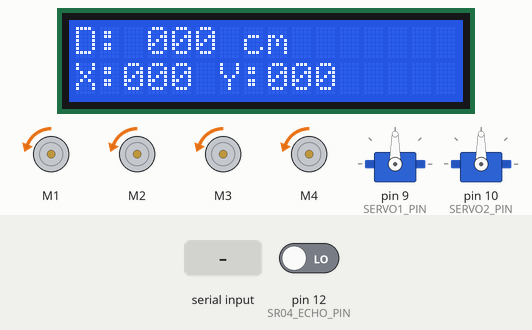
Bench run of a program on a simulated Arduino Uno, built with avr-gcc and run on an emulated ATmega328P. Shown: 4 × DC motor (green arrow = forward, orange = backward, longer = faster), 2 × servo, 16×2 character LCD. The inputs (shaded band) are chosen by the test bench; at power-on: pin 12 (SR04_ECHO_PIN) LOW. What the program prints to the serial monitor is not drawn.

Above: at 3.2 s.
At 6.8 s:
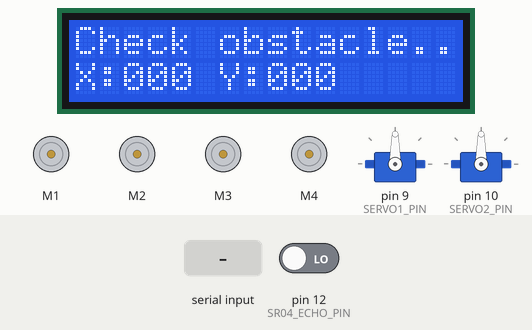
6.9 s: "avoid switch\n" received over Serial
At 8.0 s:
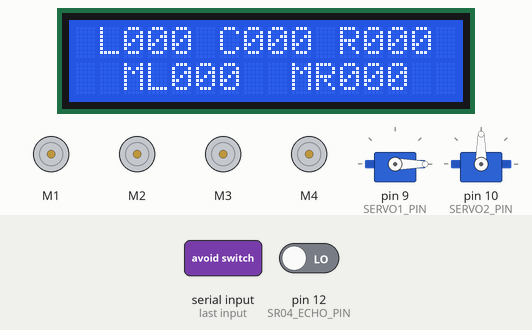
13.8 s: "mode switch\n" received over Serial
15.9 s: "avoid on\n" received over Serial
At 22.7 s:
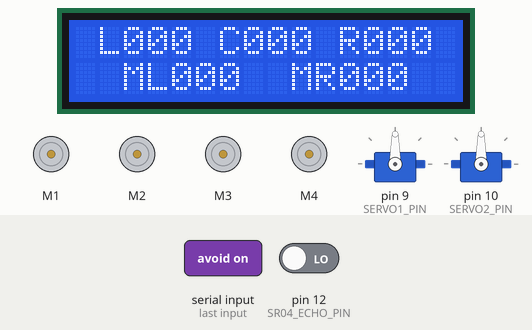
Timing chart, 0 to 70.4 s (numbered marks = the images above; inputs shaded):
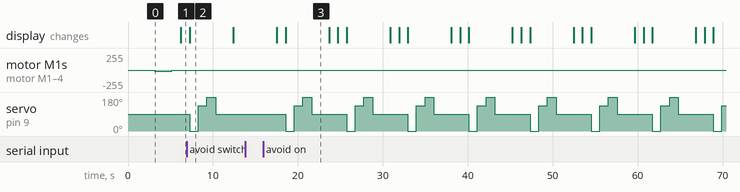

Measured:
- after the input at 13.8 s, every drawn part: stays the same
- after the input at 15.9 s, servo on pin 9 (SERVO1_PIN): 90° → 0° after 2.6 s, then repeats every 7.2 s: 135° 1.0 s, 180° 1.0 s, 90° 4.1 s, 0° 1.0 s; the display: first changes after 1.6 s (image 3 shows a later state)
- what the display in image 2 shows lasts 5.1 s, from 7.3 s to 12.4 s

The program:

main.cpp
```cpp
#include <Wire.h>
#include <LiquidCrystal_I2C.h>
#include <Adafruit_MotorShield.h>
#include <Adafruit_MS_PWMServoDriver.h>
#include <Servo.h>
#include <SPI.h>

Adafruit_MotorShield AFMS = Adafruit_MotorShield();
Adafruit_DCMotor *FW1 = AFMS.getMotor(1); // Front wheel 1
Adafruit_DCMotor *FW2 = AFMS.getMotor(2); // Front wheel 2
Adafruit_DCMotor *BW1 = AFMS.getMotor(3); // Back wheel 1
Adafruit_DCMotor *BW2 = AFMS.getMotor(4); // Back wheel 2

// We have 2 servo at Pin 9 and 10
#define SERVO1_PIN 9
#define SERVO2_PIN 10

// LCD is hereeeee~
LiquidCrystal_I2C lcd(0x27, 16, 2);


// Define Buzzers
#define BUZZER_PIN 4

Servo servo1;
Servo servo2;

// Obstacle threshold (cm)
#define OBSTACLE_THRESHOLD 10
// Ultrasonic sensor
#define SR04_TRIG_PIN 11
#define SR04_ECHO_PIN 12


//QOL Functions
String intToString(int number);


void serialBTControl();
void avoidWall();
void Navigate(String direction);
long getDistance();
void TestNavigate();
void setupLCD();
void setLCDStatus(int mode = 0);
void setLCD(int line, String text);
void servoSet(int degree, int number);
void buzzerControl(int frequency, int delayTime);
void playNote(String note, int delayTime);
void playSound(int melody[], int noteDurations[], int size);
void trackingSpeedToXY(int speed, int degree);
void ServoControl(unsigned long currentmillis, int degree, int number, int Interpolation, int delayTime);
void setServoMicroseconds(int angle, int min, int max, int number);

unsigned long previousMillis = 0;
unsigned long currentMillis = 0;


bool conf_manualMode = false;
bool conf_avoidMode = true;
long duration, distance;
int POS_X = 0, POS_Y = 0;
int center, left, right, midLeft, midRight;

void setupLCD(){
  lcd.init();
  lcd.backlight();
  lcd.setCursor(0, 0);
  lcd.print("RMUTT CPE");
  lcd.setCursor(0, 1);
  lcd.print("ROBOT");
  Serial.println("[OK] Setup LCD");
}

void setLCDStatus(int mode = 0) {
  switch (mode){
    case 0:
      lcd.clear();
      setLCD(0, "D: " + intToString(distance) + " cm");
      setLCD(1, "X:" + intToString(POS_X) + " Y:" + intToString(POS_Y));
      break;
    case 1:
      lcd.clear();
      setLCD(0, " L" + intToString(left) + " C" + intToString(center) + " R" + intToString(right));
      setLCD(1, "  ML" + intToString(midLeft) + "  MR" + intToString(midRight));
      break;
    default:
      break;
  }
}

//Convert int to String with 3 digits
String intToString(int number){
  String result = "";
  if(number < 10){
    result = "00" + String(number);
  }
  else if(number < 100){
    result = "0" + String(number);
  }
  else{
    result = String(number);
  }
  return result;
}

void setLCD(int line, String text) {
  lcd.setCursor(0, line);
  lcd.print(text);
}


void setup() {
  AFMS.begin();
  FW1->setSpeed(20);
  FW2->setSpeed(20);
  BW1->setSpeed(20);
  BW2->setSpeed(20);
  servo1.attach(SERVO1_PIN);
  servo2.attach(SERVO2_PIN);
  setupLCD();

  Serial.begin(115200);
  setLCDStatus();
  Serial.println("[OK] Setup completed");
}

void loop() {
  currentMillis = millis();
  //Check forward distance
  distance = getDistance();
  //Update LCD
  setLCDStatus();

  //SerialBT Control
  serialBTControl();

  //Avoid wall
  if (conf_avoidMode == true) {
    avoidWall();
  }


  //   // TestNavigate();
  // if (currentMillis - previousMillis >= 100) {
  //   previousMillis = currentMillis;
  //     if (conf_manualMode == false) {
  //     Navigate("forward");
  //   }

  //   if (conf_avoidMode == true) {
  //     avoidWall();
  //   }

  // }

}

void serialBTControl() {
  if (Serial.available() > 0) {
    String data = Serial.readStringUntil('\n');  // Read input until newline character
    data.trim();  // Remove leading/trailing whitespaces

    Serial.print("[OK] Received: ");


    if (data.equals("mode switch")) {
      if (conf_manualMode == false) {
        conf_manualMode = true;
        Serial.println("[OK] Manual mode");
      } else {
        conf_manualMode = false;
        Serial.println("[OK] Turn off manual mode");
      }

    } else if (data.equals("avoid switch")) {
        if (conf_avoidMode == false) {
          conf_avoidMode = true;
          Serial.println("[OK] Avoid mode");
        } else {
          conf_avoidMode = false;
          Serial.println("[OK] Turn off avoid mode");
        }

    } else if (data.equals("avoid on")) {
        if (conf_avoidMode == false) {
          conf_avoidMode = true;
          Serial.println("[OK] Avoid mode");
        } else {
          Serial.println("[OK] Avoid mode already on");
        }

    } else if (data.equals("avoid off")) {
      if (conf_avoidMode == true) {
        conf_avoidMode = false;
        Serial.println("[OK] Avoid mode off");
      } else {
        Serial.println("[OK] Avoid mode already off");
      }

    } else if (data.equals("mode man")) {
        if (conf_manualMode == false) {
          conf_manualMode = true;
          Serial.println("[OK] Manual mode");
        } else {
          Serial.println("[OK] Manual mode already on");
        }

    } else if (data.equals("avoid on")){
        if (conf_avoidMode == false) {
          conf_avoidMode = true;
          Serial.println("[OK] Avoid mode");
        } else {
          Serial.println("[OK] Avoid mode already on");
        }

    } else if (data.equals("avoid off")){
        if (conf_avoidMode == true) {
          conf_avoidMode = false;
          Serial.println("[OK] Avoid mode off");
        } else {
          Serial.println("[OK] Avoid mode already off");
        }
    }
    else {
      Serial.println("[ERROR] Invalid command");
    }
  }

}

void Navigate(String direction){
  if(direction == "left"){
    FW1->run(FORWARD);
    FW2->run(BACKWARD);
  }
  else if(direction == "right"){
    FW1->run(BACKWARD);
    FW2->run(FORWARD);
  }

  else if(direction == "forward"){
    BW1->run(FORWARD);
    BW2->run(FORWARD);
    FW1->run(FORWARD);
    FW2->run(FORWARD);
  }

  else if(direction == "backward"){
    BW1->run(BACKWARD);
    BW2->run(BACKWARD);
    FW1->run(BACKWARD);
    FW2->run(BACKWARD);
  }
  else if(direction == "stop"){
    FW1->run(RELEASE);
    FW2->run(RELEASE);
    BW1->run(RELEASE);
    BW2->run(RELEASE);
  }
  else{
    Serial.println("[ERROR] Invalid command");
  }

}

void trackingSpeedToXY(int speed, int degree){
  int x = speed * cos(degree);
  int y = speed * sin(degree);
  POS_X += x;
  POS_Y += y;
  Serial.println("POS_X: " + String(POS_X) + " POS_Y: " + String(POS_Y));
}


void avoidWall() {
  static enum { INITIAL_CHECK, GOBACKWARD, TURN_LEFT, TURN_RIGHT, CHECK_OBSTACLE, FINISH } state = INITIAL_CHECK;
  static unsigned long startMillis;

  switch (state) {
    case INITIAL_CHECK:
      distance = getDistance();
      if (distance < OBSTACLE_THRESHOLD) {
        Navigate("stop");
        startMillis = millis();
        state = GOBACKWARD;
      }
      break;

    case GOBACKWARD:
      Navigate("backward");
      if (millis() - startMillis >= 3000 || getDistance() >= 25) {
        Navigate("stop");
        startMillis = millis();
        state = CHECK_OBSTACLE;
      }
      break;


    case TURN_LEFT:
      Navigate("left");
      if (millis() - startMillis >= 3000 || getDistance() >= 40) {
        Navigate("stop");
        state = FINISH;
      }
      break;

    case TURN_RIGHT:
      Navigate("right");
      if (millis() - startMillis >= 3000 || getDistance() >= 40) {
        Navigate("stop");
        state = FINISH;
      }
      break;

    case CHECK_OBSTACLE:
      setLCD(0, "Check obstacle..");
      Navigate("stop");
      // Sample data from 0, 45, 90, 135, 180 degrees with Servo 1
      //Format: center, left, midLeft, midRight, right
      center = getDistance();
      setLCDStatus(1);
      servoSet(0, 1);
      left = getDistance();
      servoSet(135, 1);
      setLCDStatus(1);
      midRight = getDistance();
      servoSet(180, 1);
      setLCDStatus(1);
      right = getDistance();
      servoSet(90, 1);
      midLeft = getDistance();
      setLCDStatus(1);

      if (center >= OBSTACLE_THRESHOLD) {
        // No obstacle in front
        state = INITIAL_CHECK;
      } else {
        // Determine the direction with the most clearance
        if ((left >= right) && (left >= midLeft) && (left >= midRight) && (left >= center) & (left >= OBSTACLE_THRESHOLD)) {
          state = TURN_LEFT;

        } else if ((right >= left) && (right >= midLeft) && (right >= midRight) && (right >= center) & (right >= OBSTACLE_THRESHOLD)) {
          state = TURN_RIGHT;

        } else if ((midLeft >= midRight) && (midLeft >= left) && (midLeft >= right) && (midLeft >= center) & (midLeft >= OBSTACLE_THRESHOLD)) {
          state = TURN_LEFT;

        } else if ((midRight >= midLeft) && (midRight >= left) && (midRight >= right) && (midRight >= center) & (midRight >= OBSTACLE_THRESHOLD)) {
          state = TURN_RIGHT;
        } else {
          state = GOBACKWARD;
        }
      }
      break;

    case FINISH:
      // You might want to add some cleanup or final actions here if needed
      state = INITIAL_CHECK;
      break;
  }
}

long getDistance() {
  digitalWrite(SR04_TRIG_PIN, LOW);
  delayMicroseconds(2);
  digitalWrite(SR04_TRIG_PIN, HIGH);
  delayMicroseconds(10);
  digitalWrite(SR04_TRIG_PIN, LOW);
  duration = pulseIn(SR04_ECHO_PIN, HIGH);
  long old_distance = distance;
  distance = (duration / 2) / 29.1;
  // If distance is more than 500 or less than 2 cm, then it's out of range
  if (distance >= 500 || distance <= 2) {
    Serial.println("[ERROR] Out of range");
    return old_distance;
  }
  // Update the LCD
  setLCDStatus();
  return distance;

}

//Degree from 0 - 180
//Number from 1 - 2 (Servo 1 or 2)
void servoControl(unsigned long currentmillis, int degree, int number, int Interpolation = 1, unsigned long delayTime = 15){
  // Smoothly move servo to position
  if (currentmillis - previousMillis >= delayTime) {
    previousMillis = currentmillis;
    for (int pos = 0; pos <= degree; pos += Interpolation) {
      if(number == 1){
        setServoMicroseconds(pos, 1000, 2000, 1);
      }
      else if(number == 2){
        setServoMicroseconds(pos, 900, 1900, 2);
      }
    }
  }
}

//Angle from 0 - 180
//Min and Max from 500 - 2500 (Microseconds)
//Number from 1 - 2 (Servo 1 or 2)
void setServoMicroseconds(int angle, int min, int max, int number){
  if(number == 1){
    servo1.writeMicroseconds(map(angle, 0, 180, min, max));
  }
  else if(number == 2){
    servo2.writeMicroseconds(map(angle, 0, 180, min, max));
  }
}


void servoSet(int degree, int number){
  if(number == 1){
    servo1.write(degree);
  }
  else if(number == 2){
    servo2.write(degree);
  }
}


void playSound(unsigned long currentmillis, int melody[], int noteDurations[], int size) {
  unsigned long previousMillis = currentmillis;

  for (int thisNote = 0; thisNote < size; thisNote++) {
    int noteDuration = 1000 / noteDurations[thisNote];
    tone(BUZZER_PIN, melody[thisNote], noteDuration);

    while (currentmillis - previousMillis < noteDuration) {
      currentmillis = millis();
    }

    noTone(BUZZER_PIN);
    previousMillis = currentmillis;

    int pauseBetweenNotes = noteDuration * 1.30;
    while (currentmillis - previousMillis < pauseBetweenNotes) {
      currentmillis = millis();
    }
    previousMillis = currentmillis;
  }
}
```
